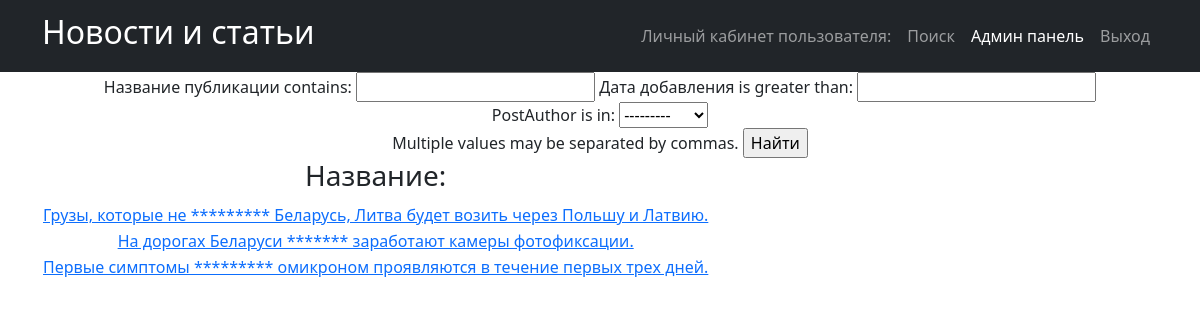
The app's page /news/search/ with its own data.
### news_portal/models.py (models this page shows, shortened)
class Post(models.Model):
    PostAuthor = models.ForeignKey(Author, on_delete=models.CASCADE)
    NEWS = 'NW'
    ARTICLE = 'AR'
    CATEGORIES = [
        ('NW', 'Новость'),
        ('AR', 'Статья')
    ]
    categoryType = models.CharField(max_length=2, choices=CATEGORIES)
    pubData = models.DateTimeField('дата добавления', auto_now_add=True)
    postCategory = models.ManyToManyField(Category, through='postCategory')
    postTitle = models.CharField('название публикации', max_length=255)
    postText = models.TextField('текст публикации')
    postRating = models.SmallIntegerField('рейтинг публикации', default=0)

### news_portal/views.py (the view)
# urls.py: path('search/', Postsearch.as_view()),
class Postsearch(ListView):
    model = Post
    template_name = 'search.html'
    context_object_name = 'news'
    queryset = Post.objects.order_by('-id')
    paginate_by = 1
    def get_context_data(self, **kwargs):
        context = super().get_context_data(**kwargs)
        context['filter'] = News_filter(self.request.GET, queryset=self.get_queryset())
        return context

### news_portal/models.py (called while the page is built)
    def __str__(self):
        return f'{self.authorUser.username}'

### news_portal/templatetags/censor.py (called while the page is built)
@register.filter(name='censor')
def censor(value):
    text = value.split()
    for word in text:
        if word.lower() in CENSOR:
            value = value.replace(word, '*' * len(word))
    return value

### templates/search.html (shortened to what this page needs)
{% extends 'flatpages/default.html' %}
{% load censor %}
{% block content %}
<form method="GET">
    {{ filter.form }}
    <input type="submit" value="Найти">
</form>
<table>
    <thead>
    <th>
    <h3>Название:</h3>
    </th>
    </thead>
      {% for new in filter.qs %}
    <tr>
    <td>
        <a href="{% url 'post_detail' new.id %}">{{ new.postTitle|censor }}</a>
    </td>
</tr>
    {% endfor %}
</table>
{% endblock content %}

### records on screen
Post: postTitle|censor "Грузы, которые не ********* Беларусь, Литва будет возить через Польшу и Латвию."
Post: postTitle|censor "На дорогах Беларуси ******* заработают камеры фотофиксации."
Post: postTitle|censor "Первые симптомы ********* омикроном проявляются в течение первых трех дней."
